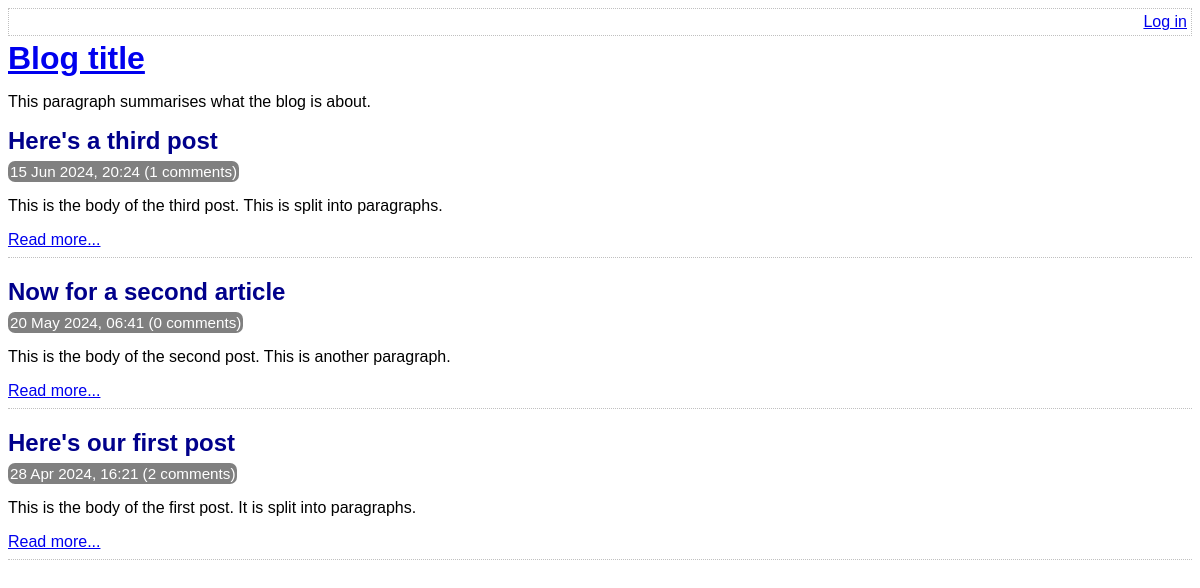
Before: / with the older database file.
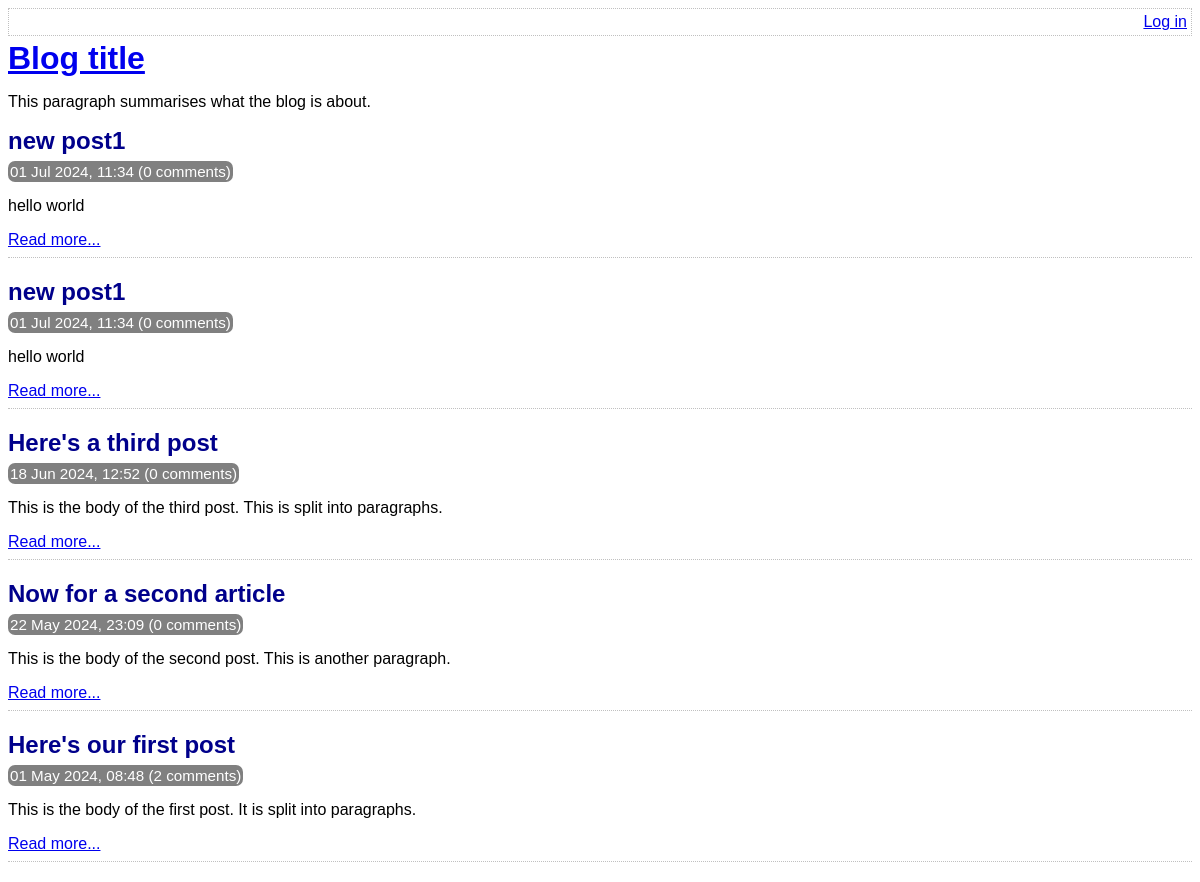
After: the same page with the newer database file.
### tables this page shows
CREATE TABLE post (
	id INTEGER PRIMARY KEY AUTOINCREMENT NOT NULL,
	title VARCHAR NOT NULL,
	body VARCHAR NOT NULL,
	user_id INTEGER NOT NULL,
	created_at VARCHAR NOT NULL,
	updated_at VARCHAR,
	FOREIGN KEY (user_id) REFERENCES user(id)
);

### lib/common.php (called while the page is built, shortened)
<?php
function htmlEscape($html)
{
    return htmlspecialchars($html, ENT_HTML5, 'UTF-8');
}
function convertSqlDate($sqlDate)
{
    $date = DateTime::createFromFormat('Y-m-d H:i:s', $sqlDate);
    return $date->format('d M Y, H:i');
}
function countCommentsForPost(PDO $pdo, $postId)
{
    $sql = "
        SELECT
            COUNT(*) c
        FROM
            comment
        WHERE
            post_id = :post_id
    ";
    $stmt = $pdo->prepare($sql);
    $stmt->execute(
        array('post_id' => $postId, )
    );
    return (int) $stmt->fetchColumn();
}
function isLoggedIn()
{
    return isset($_SESSION['logged_in_username']);
}

### index.php (the view, shortened to what this page needs)
<?php
require_once 'lib/common.php';
$pdo = getPDO();
$stmt = $pdo->query(
    'SELECT
        id, title, created_at, body
    FROM
        post
    ORDER BY
        created_at DESC'
);
?>
<!DOCTYPE html>
<html>
    <head>
        <?php require 'templates/head.php' ?>
    </head>
    <body>
        <?php require 'templates/title.php' ?>
        <div class="post-list">
            <?php while ($row = $stmt->fetch(PDO::FETCH_ASSOC)): ?>
                <div class="post-synopsis">
                    <h2>
                        <?php echo htmlEscape($row['title']) ?>
                    </h2>
                    <div class="meta">
                        <?php echo convertSqlDate($row['created_at']) ?>
                        (<?php echo countCommentsForPost($pdo, $row['id']) ?> comments)
                    </div>
                    <p>
                        <?php echo htmlEscape($row['body']) ?>
                    </p>
                    <div class="read-more">
                        <a
                            href="view-post.php?post_id=<?php echo $row['id'] ?>"
                        >Read more...</a>
                    </div>
                </div>
            <?php endwhile ?>
        </div>
    </body>
</html>

### templates/head.php (shortened to what this page needs)
<link rel="stylesheet" type="text/css" href="assets/main.css" />

### templates/title.php
<div class="top-menu">
    <div class="menu-options">
        <?php if (isLoggedIn()): ?>
            <a href="edit-post.php">New post</a>
            |
            Hello <?php echo htmlEscape(getAuthUser()) ?>.
            <a href="logout.php">Log out</a>
        <?php else: ?>
            <a href="login.php">Log in</a>
        <?php endif ?>
    </div>
</div>
<a href="index.php">
    <h1>Blog title</h1>
</a>
<p>This paragraph summarises what the blog is about.</p>

### assets/main.css (style rules this page uses)
.top-menu { border: 1px dotted silver; min-height: 18px; padding: 4px; margin-bottom: 4px; }
.menu-options { float: right; }
h1, h2, h3 { margin-top: 0; margin-bottom: 8px; }
body { font-family: sans-serif; }
.post-synopsis { padding-bottom: 8px; border-bottom: 1px dotted silver; margin-bottom: 20px; }
.post-synopsis h2, .post h2 { color: darkblue; }
.post .date, .post-synopsis .meta { color: white; background-color: grey; border-radius: 7px; padding: 2px; display: inline; font-size: 0.95em; }

Changed rows visible on the page:
added post: title "new post1", created_at "01 Jul 2024, 11:34", id "0", body "hello world"
added post: title "new post1", created_at "01 Jul 2024, 11:34", id "0", body "hello world"
changed post "Here's a third post": created_at "15 Jun 2024, 20:24" → "18 Jun 2024, 12:52"; id "1" → "0"
changed post "Now for a second article": created_at "20 May 2024, 06:41" → "22 May 2024, 23:09"
changed post "Here's our first post": created_at "28 Apr 2024, 16:21" → "01 May 2024, 08:48"
